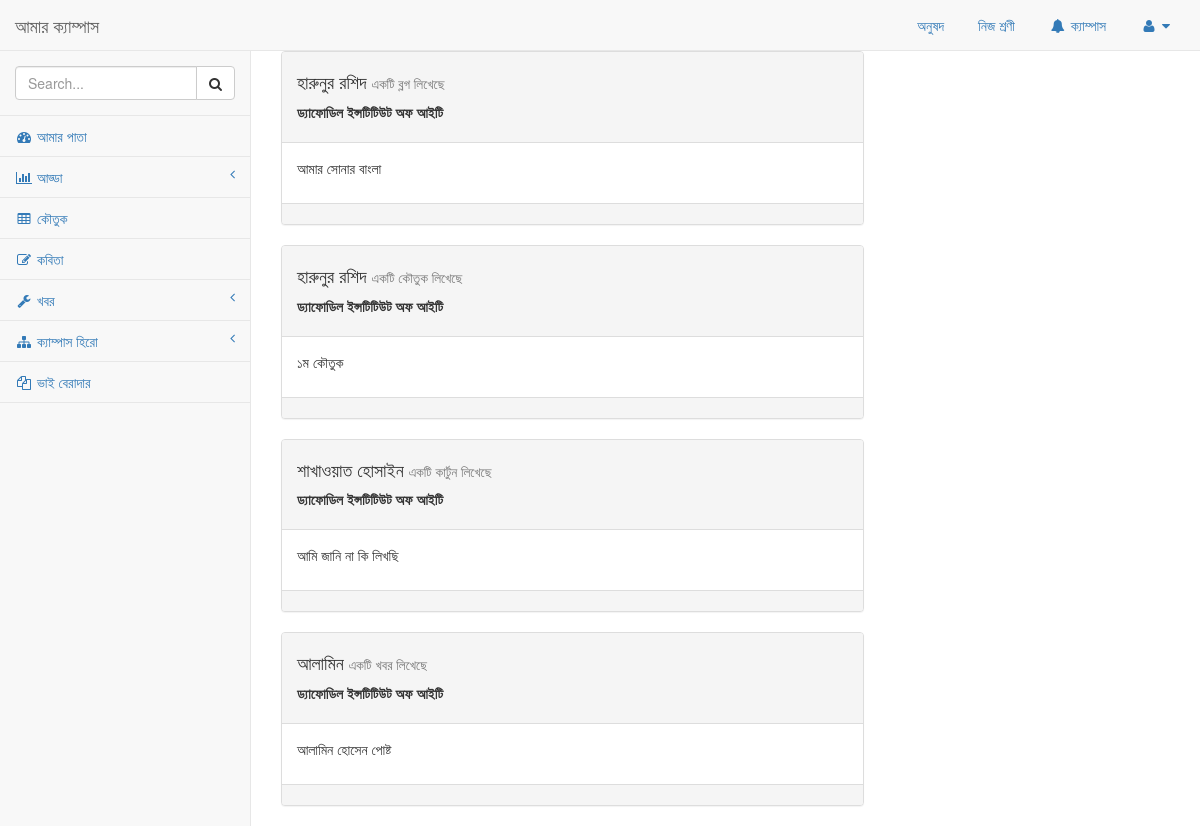
Page /campus-post/ (signed in) on the committed database.
### blog/models.py (models this page shows, shortened)
class Post(models.Model):
    description = models.TextField()
    category = models.ForeignKey(Category)
    author = models.ForeignKey(User)
    likes = models.ManyToManyField(User, related_name='likes')

class Category(models.Model):
    title = models.CharField(max_length=50)

### student/models.py (models this page shows, shortened)
class StudentProfile(models.Model):
    user = models.OneToOneField(User)
    name = models.CharField(max_length=150)
    campus = models.ForeignKey(CampusInfo)
    department = models.ForeignKey(Department)
    batch = models.IntegerField()

### campus/models.py (models this page shows)
class CampusInfo(models.Model):
    name = models.CharField(max_length=100)
    location = models.ForeignKey(Districts)
    def __str__(self):
        return self.name

### amarcampus/views.py (the view)
# urls.py: url(r'^campus-post/$', views.capmus_post, name='campus-post'),
@login_required()
def capmus_post(request):
    posts = Post.objects.filter(author__studentprofile__campus=request.user.studentprofile.campus)
    context = {
        'posts': posts
    }
    return render(request, 'home/campus_post.html', context)

### templates/home/campus_post.html (shortened to what this page needs)
{% extends 'base.html' %}
{% block content %}
{% for post in posts %}
    <div class="row">
        <div class="col-md-8">
            <div class="panel panel-default">
                <div class="panel-heading">
                    <h4>{{ post.author.studentprofile.name }}  <small> একটি {{ post.category.title }} লিখেছে</small> </h4>
                    <p><b>{{ post.author.studentprofile.campus }}</b></p>
                </div>
                <div class="panel-body">
                    <p>{{ post.description }}</p>
                </div>
                <div class="panel-footer"></div>
            </div>
        </div>
    </div>
{% endfor %}
{% endblock %}

### templates/base.html (shortened to what this page needs)
<!DOCTYPE html>
<html lang="en">
{% load staticfiles %}
<head>
    <link href="{% static '/bootstrap/css/bootstrap.min.css' %}" rel="stylesheet">
    <link href="{% static 'metisMenu/metisMenu.min.css' %}" rel="stylesheet">
    <link href="{% static 'css/sb-admin-2.css' %}" rel="stylesheet">
    <link href="{% static 'morrisjs/morris.css' %}" rel="stylesheet">
    <link href="{% static 'font-awesome/css/font-awesome.min.css' %}" rel="stylesheet" type="text/css">
</head>
<body>
    <div id="wrapper">
        <nav class="navbar navbar-default navbar-static-top" role="navigation" style="margin-bottom: 0">
            <div class="navbar-header">
                <a class="navbar-brand" href="{% url 'all-post' %}">আমার ক্যাম্পাস</a>
            </div>
            {% block navber-top %}
                {% include 'navber-top.html' %}
            {% endblock %}
            {% block sidebar %}
                {% include 'sidebar.html' %}
            {% endblock %}
        </nav>
        <div id="page-wrapper">
            {% block content %}
            {% endblock %}
        </div>
    </div>
</body>
</html>

### templates/navber-top.html (shortened to what this page needs)
<ul class="nav navbar-top-links navbar-right">
                <li class="">
                    <a class="dropdown-toggle" href="{% url 'campus-post' %}">
                        অনুষদ
                    </a>
                </li>
                <li class="dropdown">
                    <a class="dropdown-toggle"  href="{% url 'batch-post' %}">
                        নিজ শ্রণী
                    </a>
                </li>
                <li class="dropdown">
                    <a class="dropdown-toggle" href="{% url 'campus-post' %}">
                        <i class="fa fa-bell fa-fw"></i> ক্যাম্পাস
                    </a>
                </li>
                <li class="dropdown">
                    <a class="dropdown-toggle" data-toggle="dropdown" href="#">
                        <i class="fa fa-user fa-fw"></i> <i class="fa fa-caret-down"></i>
                    </a>
                </li>
            </ul>

### templates/sidebar.html (shortened to what this page needs)
<div class="navbar-default sidebar" role="navigation">
                <div class="sidebar-nav navbar-collapse">
                    <ul class="nav" id="side-menu">
                        <li class="sidebar-search">
                            <div class="input-group custom-search-form">
                                <input type="text" class="form-control" placeholder="Search...">
                                <span class="input-group-btn">
                                <button class="btn btn-default" type="button">
                                    <i class="fa fa-search"></i>
                                </button>
                            </span>
                            </div>
                        </li>
                        <li>
                            <a href="index.html"><i class="fa fa-dashboard fa-fw"></i> আমার পাতা </a>
                        </li>
                        <li>
                            <a href="#"><i class="fa fa-bar-chart-o fa-fw"></i> আড্ডা  <span class="fa arrow"></span></a>
                        </li>
                        <li>
                            <a href="{% url 'blog:category-post' '2' %}"><i class="fa fa-table fa-fw"></i> কৌতুক </a>
                        </li>
                        <li>
                            <a href="forms.html"><i class="fa fa-edit fa-fw"></i> কবিতা </a>
                        </li>
                        <li>
                            <a href="#"><i class="fa fa-wrench fa-fw"></i> খবর <span class="fa arrow"></span></a>
                        </li>
                        <li>
                            <a href="#"><i class="fa fa-sitemap fa-fw"></i> ক্যাম্পাস হিরো <span class="fa arrow"></span></a>
                        </li>
                        <li>
                            <a href="{% url 'student:student-list' %}"><i class="fa fa-files-o fa-fw"></i> ভাই বেরাদার </a>
                        </li>
                    </ul>
                </div>
            </div>

### static/css/sb-admin-2.css (style rules this page uses)
body { background-color: #f8f8f8; }
#wrapper { width: 100%; }
#page-wrapper { padding: 0 15px; min-height: 568px; background-color: white; }
@media (min-width: 768px) { #page-wrapper { position: inherit; margin: 0 0 0 250px; padding: 0 30px; border-left: 1px solid #e7e7e7; } }
.navbar-top-links { margin-right: 0; }
.navbar-top-links li { display: inline-block; }
.navbar-top-links li:last-child { margin-right: 15px; }
.navbar-top-links li a { padding: 15px; min-height: 50px; }
.sidebar .sidebar-nav.navbar-collapse { padding-left: 0; padding-right: 0; }
.sidebar .sidebar-search { padding: 15px; }
.sidebar ul li { border-bottom: 1px solid #e7e7e7; }
.sidebar .arrow { float: right; }
.sidebar .fa.arrow:before { content: "\f104"; }
@media (min-width: 768px) { .sidebar { z-index: 1; position: absolute; width: 250px; margin-top: 51px; } }

### rows in the picture
Post: author.studentprofile.name "হারুনুর রশিদ", category "ব্লগ", author.studentprofile.campus "ড্যাফোডিল ইন্সটিটিউট অফ আইটি", description "আমার সোনার বাংলা"
Post: author.studentprofile.name "হারুনুর রশিদ", category "কৌতুক", author.studentprofile.campus "ড্যাফোডিল ইন্সটিটিউট অফ আইটি", description "১ম কৌতুক"
Post: author.studentprofile.name "শাখাওয়াত হোসাইন", category "কার্টুন", author.studentprofile.campus "ড্যাফোডিল ইন্সটিটিউট অফ আইটি", description "আমি জানি না কি লিখছি"
Post: author.studentprofile.name "আলামিন", category "খবর", author.studentprofile.campus "ড্যাফোডিল ইন্সটিটিউট অফ আইটি", description "আলামিন হোসেন পোষ্ট"
